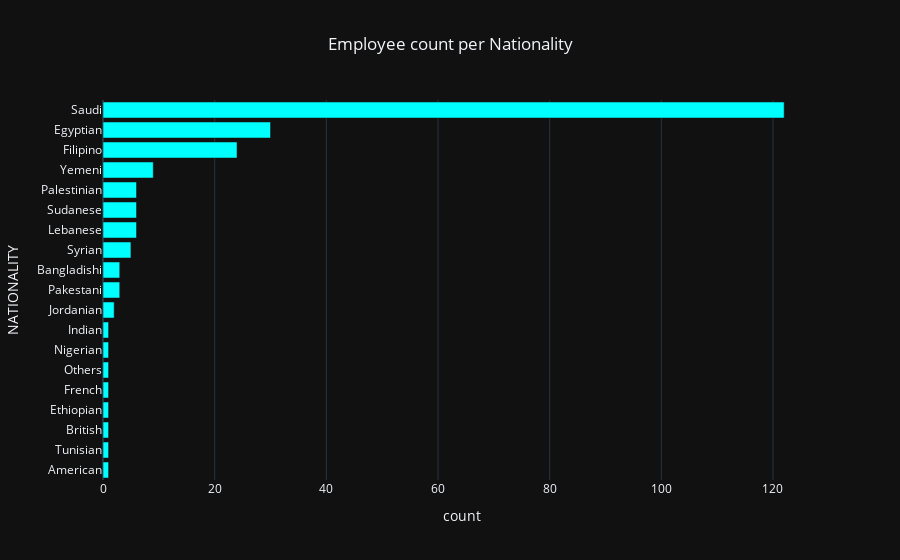

Notebook cell for this chart:
### Code cell
fig3=px.bar(df_nationals,x=df_nationals['count'],y=df_nationals['NATIONALITY'] ,title='Employee count per Nationality')
fig3.update_traces(marker_color="cyan")
fig3.layout.template='filtered_dfplotly_dark'
fig3.update_layout(title=dict(x=0.5),yaxis=dict(
            showticklabels=True,
            autorange="reversed",
        ),)
fig3.show()

### Figure 1 — Plotly figure (JSON) as saved in the notebook; plotly's stock layout.template omitted (floating-point values rounded to 4 significant figures)
{"data": [{"alignmentgroup": "True", "hovertemplate": "count=%{x}<br>NATIONALITY=%{y}<extra></extra>", "legendgroup": "", "marker": {"color": "cyan", "pattern": {"shape": ""}}, "name": "", "offsetgroup": "", "orientation": "h", "showlegend": false, "textposition": "auto", "type": "bar", "x": [122, 30, 24, 9, 6, 6, 6, 5, 3, 3, 2, 1, 1, 1, 1, 1, 1, 1, 1], "xaxis": "x", "y": ["Saudi", "Egyptian", "Filipino", "Yemeni", "Palestinian", "Sudanese", "Lebanese", "Syrian", "Bangladishi", "Pakestani", "Jordanian", "Indian", "Nigerian", "Others", "French", "Ethiopian", "British", "Tunisian", "American"], "yaxis": "y"}], "layout": {"barmode": "relative", "legend": {"tracegroupgap": 0}, "title": {"text": "Employee count per Nationality", "x": 0.5}, "xaxis": {"anchor": "y", "domain": [0, 1], "title": {"text": "count"}}, "yaxis": {"anchor": "x", "autorange": "reversed", "domain": [0, 1], "showticklabels": true, "title": {"text": "NATIONALITY"}}}}
